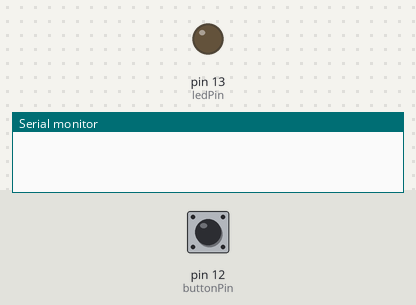
Recording of a sketch running on a simulated Arduino Uno, built with avr-gcc and run on an emulated ATmega328P. Parts: output pins drawn as LEDs (lit = HIGH), the last lines printed to the serial monitor. The test bench sets the inputs (shaded band); at power-on: pin 12 (buttonPin) HIGH.

Above: at 3.2 s.
3.3 s: pin 12 (buttonPin) pulled LOW for 0.15 s
At 4.5 s:
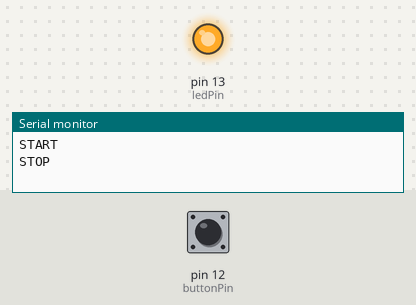
4.9 s: pin 12 (buttonPin) pulled LOW for 1 s
At 5.7 s:
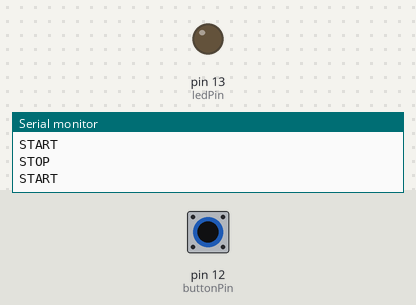
7.4 s: pin 12 (buttonPin) pulled LOW for 3.2 s
At 8.8 s:
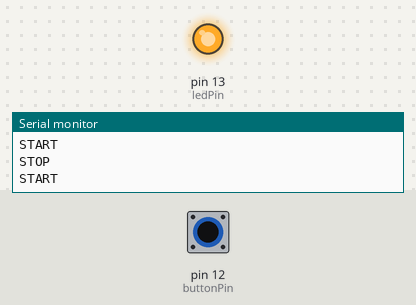
Timing chart, 0 to 10.4 s (numbered marks = the images above; inputs shaded):
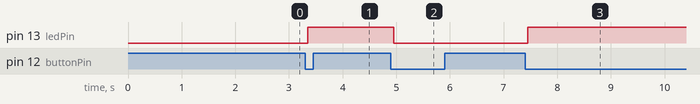

Measured:
- after the input at 3.3 s, pin 13 (ledPin): LOW → HIGH after 0.05 s
- after the input at 4.9 s, pin 13 (ledPin): HIGH → LOW after 0.05 s
- after the input at 7.4 s, pin 13 (ledPin): LOW → HIGH after 0.05 s

The sketch:

ButtonAndLittleLed.ino
```cpp
const int buttonPin = 12;
const int ledPin = 13;

bool isRecording = false;
bool lastButtonState = HIGH;
bool ledState = LOW;

void setup() {
  pinMode(buttonPin, INPUT_PULLUP);
  pinMode(ledPin, OUTPUT);

  Serial.begin(9600);
  delay(2000);
}

void loop() {

  bool buttonState = digitalRead(buttonPin);

  if (buttonState != lastButtonState) {
      delay(50);
      buttonState = digitalRead(buttonPin);
  }


  if (buttonState == LOW && lastButtonState == HIGH) {

    ledState = !ledState;
    digitalWrite(ledPin, ledState);

    if (!isRecording) {
      Serial.println("START");
      isRecording = true;
    }

    //delay(200); // debounce
  }

  // Detect release -> STOP recording
  if (buttonState == HIGH && isRecording) {
    Serial.println("STOP");
    isRecording = false;
    delay(50);
  }

  lastButtonState = buttonState;
}
```
